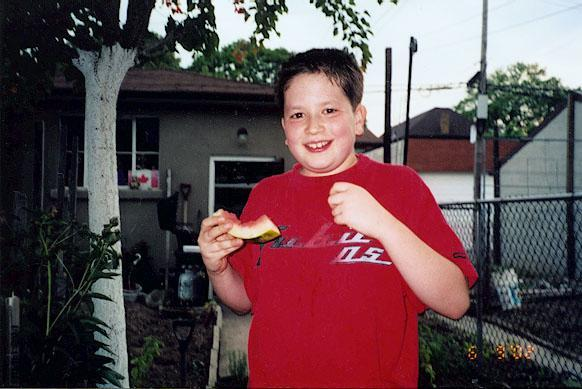
#> input picture Caltech_WebFaces/pic00084.jpg, 582 x 389 px; its folder holds only this picture in this run
$ python convert_and_save.py   (older library calls are emulated)
#> lines starting #> are read from the running program, lines starting #| are printed output that depends on the picture
### datatreatment/colorconvert.py

import numpy as np
import matplotlib.pyplot as plt
from skimage import io,color,exposure,measure,transform


# lab_range = −128 to 127

# Normalize LAB channels
L_min, L_max = 0, 100  # L channel range
a_min, a_max = -128, 127  # a channel range
b_min, b_max = -128, 127  # b channel range


# [23 lines left out: function crop_to_size, not called in this run]
"""
def resize_image(img, target_size=(256, 256)):
    # Ensure the image is a numpy array
    if not isinstance(img, np.ndarray):
        raise TypeError("Input image must be a numpy array")

    imgtype = img.dtype
    # Get the height and width from the image dimensions
    h, w = img.shape[:2]
    min_dim = min(h, w)

    # Center crop to square (min_dim x min_dim)
    if h > w:
        start = (h - min_dim) // 2
        cropped = img[start:start + min_dim, :, :]
    else:
        start = (w - min_dim) // 2
        cropped = img[:, start:start + min_dim, :]

    # Resize the cropped image to the target size with anti-aliasing
    img = transform.resize(
        img,
        target_size,
        anti_aliasing=True,
        preserve_range=True  # Preserve original value range
    )

    # Round and cast to the original data type if it's an integer type
    if np.issubdtype(imgtype, np.integer):
        img = np.round(img)

    return img.astype(imgtype)
"""
def resize_image(img, target_size=(256, 256)):
    if not isinstance(img, np.ndarray):
        raise TypeError("Input image must be a numpy array")

    h, w = img.shape[:2]
    target_h, target_w = target_size

    # Determine the scaling factor to resize the shorter side to target size
    if h < w:
        new_h = target_h
        new_w = int(np.round(w * (target_h / h)))
    else:
        new_w = target_w
        new_h = int(np.round(h * (target_w / w)))

    # Resize with anti-aliasing
    resized = transform.resize(
        img,
        (new_h, new_w),
        anti_aliasing=True,
        preserve_range=True
    )

    # Calculate center crop indices (ensures within bounds)
    start_h = (new_h - target_h) // 2
    start_w = (new_w - target_w) // 2
    cropped = resized[
        start_h : start_h + target_h,
        start_w : start_w + target_w
    ]

    # Ensure output is exactly (256, 256) even if resized dimensions were slightly off due to rounding
    # This step is technically redundant due to the logic above but adds a safeguard
    if cropped.shape[0] != target_h or cropped.shape[1] != target_w:
        cropped = transform.resize(
            cropped,
            target_size,
            anti_aliasing=True,
            preserve_range=True
        )

    # Handle integer dtype
    if np.issubdtype(img.dtype, np.integer):
        cropped = np.round(cropped).astype(img.dtype)
    else:
        cropped = cropped.astype(img.dtype)

    return cropped

# [52 lines left out: functions norm_lab_img, unnorm_lab_img, rgb2lab_rgb2grey, display_lab, not called in this run]


# [115 lines of commented-out code are left out]

### datatreatment/convert_and_save.py
import colorconvert as colconv
import os
from skimage import io
import matplotlib.pyplot as plt
import numpy as np
import glob


# [64 lines left out: functions load_convert_lab, find_smallest_dim, not called in this run]

import os
from collections import Counter

# [61 lines left out: functions find_most_common_shape, check_size, not called in this run]

def jpg_process(src_path,trg_path,print_freq=100,factor=0,target_shape_crop=None,norm_lab=False,to_size=None):
#> called with src_path = 'Caltech_WebFaces', trg_path = 'Lab3', print_freq = 100, factor = 0, norm_lab = False, to_size = (256, 256)
    c = 0
    print("converting and saving")
    for i,file_path in enumerate(glob.glob(f"{src_path}/*.jpg")):  # Iterate over all JPG files
        if i%print_freq==0:
            print(f"progress : {i}")
        img = io.imread(file_path)  # Load image
#> img is the input picture: shape (389, 582, 3); mean R, G, B 98.4, 75.3, 80
        img_shape = img.shape
#> img_shape = (389, 582, 3)

        if len(img_shape) != 3:
            continue


        if (target_shape_crop is not None) and (img_shape[0] < target_shape_crop[0] or img_shape[1] < target_shape_crop[1]):
            continue

        if (to_size is not None) and (img_shape[0] < to_size[0] or img_shape[1] < to_size[1]):
            continue

        if to_size is not None:
            img = colconv.resize_image(img,target_size=to_size)
#> in resize_image, `resized = transform.resize( img, (new_h, new_w), anti_aliasing=True, p..`:
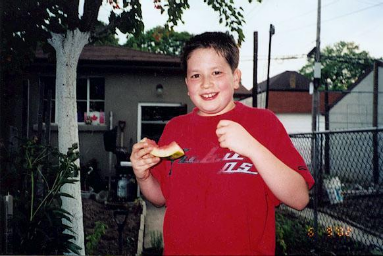
#> resized: shape (256, 383, 3) float64; mean R, G, B 98.4, 75.3, 80
#> in resize_image, `cropped = resized[ start_h : start_h + target_h, start_w : start_w + t..`:
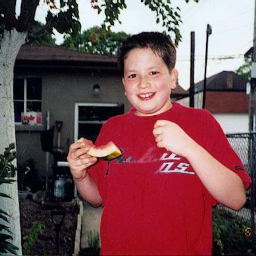
#> cropped: shape (256, 256, 3) float64; mean R, G, B 118.8, 81.4, 86.3

        if factor > 0:
            img = colconv.transform.rescale(img, factor, anti_aliasing=True,multichannel=True)

        if target_shape_crop is not None and to_size is None:
            img = colconv.crop_to_size(img,target_shape_crop)

        c += 1
        io.imsave(trg_path+"/"+str(c)+".jpg",img)

        #np.save(gray_path+"/gray"+filename_img,gray)
    print("done")
    print(f"Number of converted files : {c}")

# [14 lines of commented-out code are left out]

target_shape_crop = (256, 256, 3)
#load_convert_lab("Caltech_WebFaces","Lab_Caltech_WebFaces",print_size=False,target_shape_crop=target_shape_crop)
#jpg_process("Caltech_WebFaces","Lab_Caltech_WebFaces",target_shape_crop=target_shape_crop)
to_size = (256,256)
jpg_process("Caltech_WebFaces","Lab3",to_size=to_size)

$ run again, on Caltech_WebFaces/pic00100.jpg
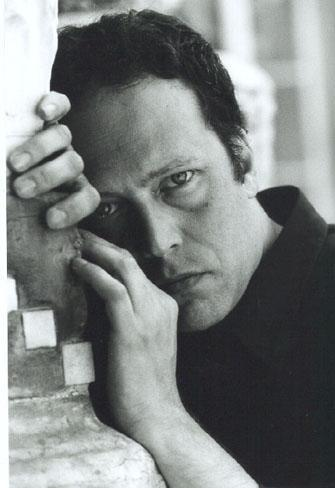
#> input picture Caltech_WebFaces/pic00100.jpg, 335 x 488 px
#> in jpg_process, img is the input picture: shape (488, 335, 3); mean R, G, B 125.7, 129.6, 128.8
#> in resize_image, `cropped = resized[ start_h : start_h + target_h, start_w : start_w + t..`:
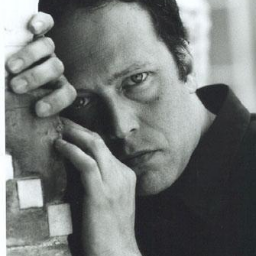
#> cropped: shape (256, 256, 3) float64; mean R, G, B 117.3, 121.1, 120.1
